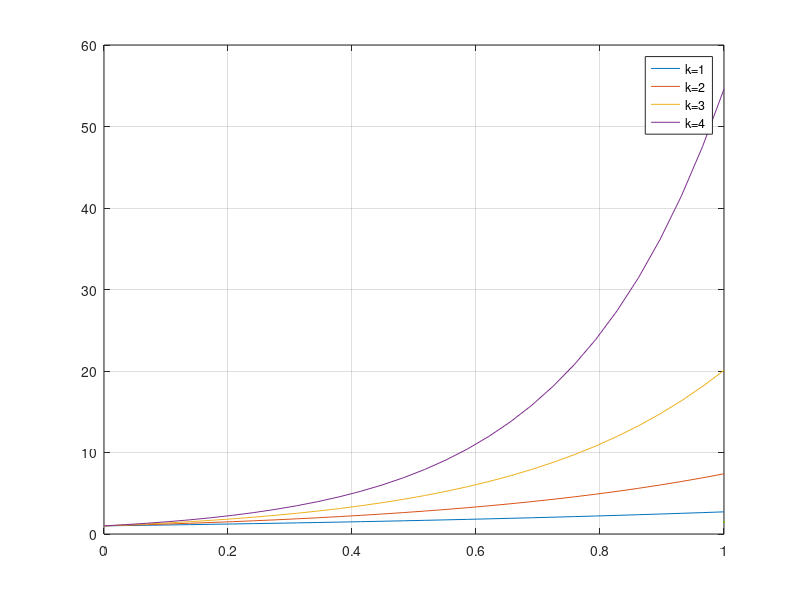

The MATLAB script that drew this image:
clc, clear, close all

xp = linspace(0, 1, 30);
ks = 1:4;
C = bsxfun(@(x, k) exp(k*x), xp', ks);
plot(repmat(xp', 1, numel(ks)), C, LineWidth=1.5);
legend('k=1', 'k=2', 'k=3', 'k=4', "Location", "best")
grid on

